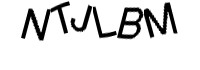
#> input picture EagleEye.Captcha/images/NTJLBM.jpg, 200 x 70 px
$ python EagleEye.Captcha.py
#> lines starting #> are read from the running program, lines starting #| are printed output that depends on the picture
# -*- coding: utf-8 -*-
"""
Created on Sat Oct 28 12:27:57 2017

@author: Xianyang
"""

import pytesseract
import sys
import argparse
import os
import cv2
import numpy as numpy
from numpy import array
from PIL import Image
# from subprocess import check_output


os.chdir('C:\\Projects\\GitHub\\EagleEye\\EagleEye.Captcha\\images')
pytesseract.pytesseract.tesseract_cmd = 'C:\\Program Files (x86)\\Tesseract-OCR\\tesseract'
path = 'NTJLBM.jpg'

# path = 'Captcha_rwspoebvrc.jpg'

# path = 'Captcha_srhrrhfzhn.jpg'

def captcha_solver(path):
#> called with path = 'NTJLBM.jpg'
    image = cv2.imread(path)
#> image is the input picture: shape (70, 200, 3); min 0, max 255, mean 224.2
    gray = cv2.cvtColor(image, cv2.COLOR_BGR2GRAY)

    average = gray.mean(axis=0)
#> average = 200 values, max 255 at index 0, min 142.9 at index 165, mean 224.2

    pic_index = [i for i in range(len(average)) if average[i] < 255.0]
#> pic_index = 162 values from 16 to 183
    min_val = pic_index[0]
#> min_val = 16
    max_val = pic_index[-1]
#> max_val = 183
    interval_width = (max_val - min_val) / 6
#> interval_width = 27.83

    for i in numpy.arange(0,6):
        if i==0:
            x = min_val
#> x = 16
            y = int(round(x + interval_width))
#> y = 44
            cv2.imwrite('pic.jpg', gray[:,x:y])
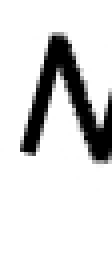
#> saved as pic.jpg: shape (70, 28) (shown 4 times larger); min 0, max 255, mean 219.6
            img = Image.open('pic.jpg')
            # converted to have an alpha layer
            im2 = img.convert('RGBA')
            # rotated image
            rot = im2.rotate(15, expand=1)
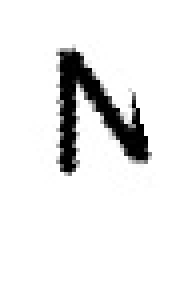
#> rot: PIL image 46x76 RGBA (shown 4 times larger); mean R, G, B, A 123, 123, 123, 143; transparent parts drawn white
            # a white image same size as rotated image
            fff = Image.new('RGBA', rot.size, (255,)*4)
#> fff: PIL image 46x76 RGBA; every value is 255
            # create a composite image using the alpha layer of rot as a mask
            out = Image.composite(rot, fff, rot)

            out.convert(img.mode).save('pic.jpg')
            char = pytesseract.image_to_string(Image.open('pic.jpg'),
                                               config='-c tessedit_char_whitelist=ABCDEFGHIJKLMNOPQRSTUVWXYZ -psm 10')[0].upper()
            string = char
        elif i in [2,4]:
            x = int(round(min_val + (i * interval_width)))
            y = int(round(x + interval_width))
            cv2.imwrite('pic.jpg', gray[:,x:y])
            img = Image.open('pic.jpg')
            # converted to have an alpha layer
            im2 = img.convert('RGBA')
            # rotated image
            rot = im2.rotate(15, expand=1)
            # a white image same size as rotated image
            fff = Image.new('RGBA', rot.size, (255,)*4)
            # create a composite image using the alpha layer of rot as a mask
            out = Image.composite(rot, fff, rot)

            out.convert(img.mode).save('pic.jpg')
            char = pytesseract.image_to_string(Image.open('pic.jpg'),
                                               config='-c tessedit_char_whitelist=ABCDEFGHIJKLMNOPQRSTUVWXYZ -psm 10')[0].upper()
            string += char
        else:
            x = int(round(min_val + (i * interval_width)))
            y = int(round(x + interval_width))
            cv2.imwrite('pic.jpg', gray[:,x:y])
            img = Image.open('pic.jpg')
            # converted to have an alpha layer
            im2 = img.convert('RGBA')
            # rotated image
            rot = im2.rotate(-15, expand=1)
            # a white image same size as rotated image
            fff = Image.new('RGBA', rot.size, (255,)*4)
            # create a composite image using the alpha layer of rot as a mask
            out = Image.composite(rot, fff, rot)

            out.convert(img.mode).save('pic.jpg')
            char = pytesseract.image_to_string(Image.open('pic.jpg'),
                                               config='-c tessedit_char_whitelist=ABCDEFGHIJKLMNOPQRSTUVWXYZ -psm 10')[0].upper()
            string += char

    return(string)

print(captcha_solver(path))
#> (the call stopped at in captcha_solver, `char = pytesseract.image_to_string(Image.open('pic.jpg'), config='-c t..`: pytesseract is not available in this run)

$ run again, with EagleEye.Captcha/images/ACYKRB.jpg copied over EagleEye.Captcha/images/NTJLBM.jpg
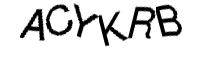
#> input picture EagleEye.Captcha/images/ACYKRB.jpg, 200 x 70 px
#> in captcha_solver, image is the input picture: shape (70, 200, 3); min 0, max 255, mean 223.4
#> average = 200 values, max 255 at index 0, min 141.7 at index 40, mean 223.4
#> pic_index = 165 values from 17 to 183
#> min_val = 17
#> max_val = 183
#> interval_width = 27.67
#> x = 17
#> y = 45
#> in captcha_solver, `cv2.imwrite('pic.jpg', gray[:,x:y])`:
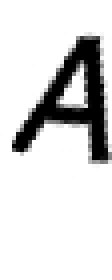
#> saved as pic.jpg: shape (70, 28) (shown 4 times larger); min 0, max 255, mean 216.7
#> in captcha_solver, `rot = im2.rotate(15, expand=1)`:
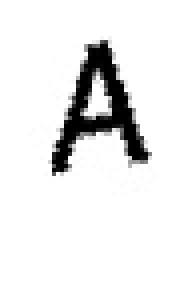
#> rot: PIL image 46x76 RGBA (shown 4 times larger); mean R, G, B, A 121.6, 121.6, 121.6, 143; transparent parts drawn white
#> fff: PIL image 46x76 RGBA; every value is 255

$ run again, with EagleEye.Captcha/images/AKBFRA.jpg copied over EagleEye.Captcha/images/NTJLBM.jpg
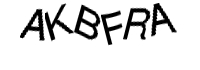
#> input picture EagleEye.Captcha/images/AKBFRA.jpg, 200 x 70 px
#> in captcha_solver, image is the input picture: shape (70, 200, 3); min 0, max 255, mean 222.1
#> average = 200 values, max 255 at index 0, min 141.7 at index 40, mean 222.1
#> pic_index = 163 values from 17 to 183
#> min_val = 17
#> max_val = 183
#> interval_width = 27.67
#> x = 17
#> y = 45
#> in captcha_solver, `cv2.imwrite('pic.jpg', gray[:,x:y])`:
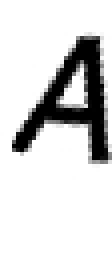
#> saved as pic.jpg: shape (70, 28) (shown 4 times larger); min 0, max 255, mean 216.7
#> in captcha_solver, `rot = im2.rotate(15, expand=1)`:
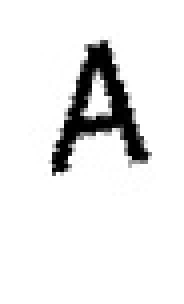
#> rot: PIL image 46x76 RGBA (shown 4 times larger); mean R, G, B, A 121.6, 121.6, 121.6, 143; transparent parts drawn white
#> fff: PIL image 46x76 RGBA; every value is 255

$ run again, with EagleEye.Captcha/images/BPKURG.jpg copied over EagleEye.Captcha/images/NTJLBM.jpg
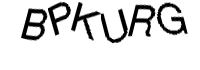
#> input picture EagleEye.Captcha/images/BPKURG.jpg, 200 x 70 px
#> in captcha_solver, image is the input picture: shape (70, 200, 3); min 0, max 255, mean 221.4
#> average = 200 values, max 255 at index 0, min 172.1 at index 148, mean 221.4
#> pic_index = 171 values from 16 to 191
#> min_val = 16
#> max_val = 191
#> interval_width = 29.17
#> x = 16
#> y = 45
#> in captcha_solver, `cv2.imwrite('pic.jpg', gray[:,x:y])`:
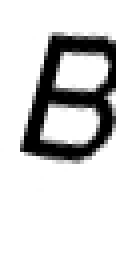
#> saved as pic.jpg: shape (70, 29) (shown 4 times larger); min 0, max 255, mean 210.8
#> in captcha_solver, `rot = im2.rotate(15, expand=1)`:
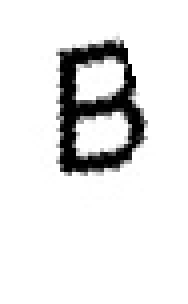
#> rot: PIL image 47x76 RGBA (shown 4 times larger); mean R, G, B, A 119.8, 119.8, 119.8, 144.9; transparent parts drawn white
#> fff: PIL image 47x76 RGBA; every value is 255
